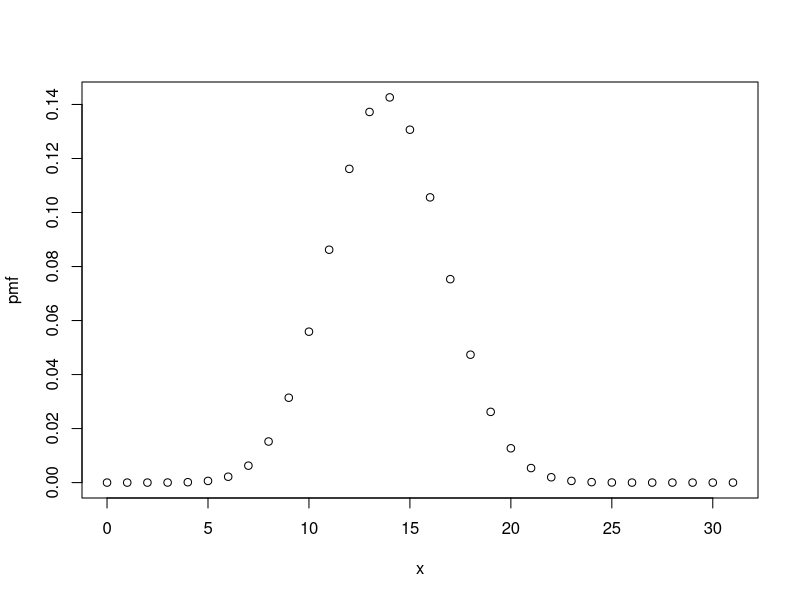
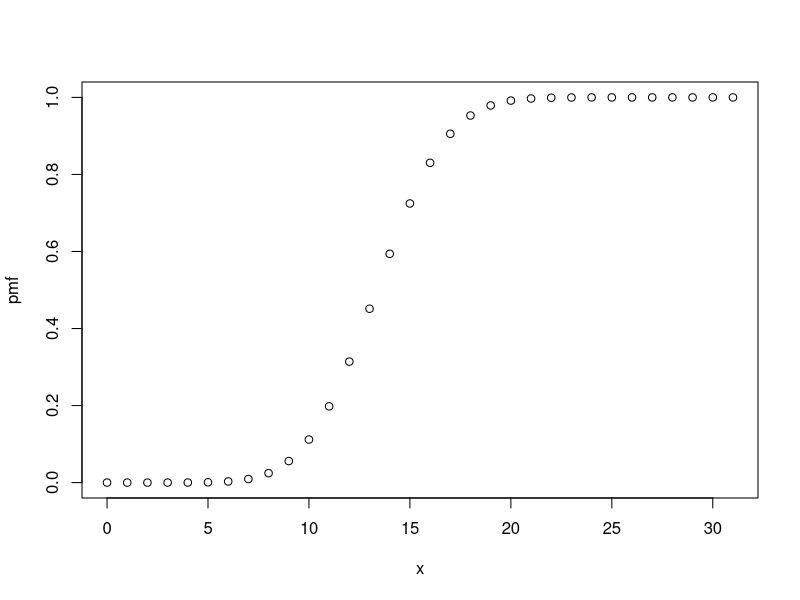

Source code (R) for these figures, in order:
#Q1
#we need to calculate in question the probability of of getting 7 times 6 or 8 times 6 or 9 times
#i.e sum of all these probabilities
n=12;#no of dice rolled
p=1/6;
x=dbinom(7,n,p)+dbinom(8,n,p)+dbinom(9,n,p);#x denotes no of times 6 appears
x

#OR
x=pbinom(9,n,p,lower.tail=T)-pbinom(6,n,p,lower.tail=T)#agar lower.tail ko false le looge toh toh wo greater btaega
x

#Q2
sd=15.2
mu=72
x=84
ans=pnorm(x,mu,sd,lower.tail=F)#all values greater than 84 will be considered
ans

#Q3
x=0
lamda=5
ans=dpois(x,lamda)
ans

#b)

lamda=5
ans=ppois(50,lamda)-ppois(47,lamda)
ans



#Q4
#by defualt lower is true
#binomial:with repacement
#hypergeometic:without replacement
x=dhyper(3,17,233,5)
x


#5 binomial hai pehcano:because independent hai similar hai
n=31
p=0.447
pmf<-c()
x<-seq(0,31,1)
n<-31
p<-0.447
for(i in 1:length(x)){
  pmf[i]=dbinom(x[i],n,p);
}
plot(x,pmf)

#cdf
n=31
p=0.447
pmf<-c()
x<-seq(0,31,1)
n<-31
p<-0.447
for(i in 1:length(x)){
  pmf[i]=pbinom(x[i],n,p);
}
plot(x,pmf)


